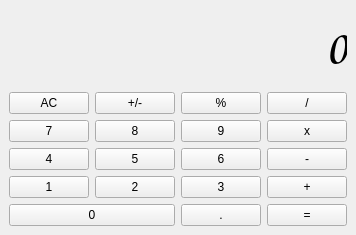
<?xml version="1.0" encoding="UTF-8"?>
<ui version="4.0">
 <class>MainWindow</class>
 <widget class="QMainWindow" name="MainWindow">
  <property name="geometry">
   <rect>
    <x>0</x>
    <y>0</y>
    <width>356</width>
    <height>235</height>
   </rect>
  </property>
  <property name="windowTitle">
   <string>La Calculadora</string>
  </property>
  <widget class="QWidget" name="centralwidget">
   <layout class="QGridLayout" name="gridLayout">
    <item row="4" column="1">
     <widget class="QPushButton" name="btn_2">
      <property name="text">
       <string>2</string>
      </property>
     </widget>
    </item>
    <item row="5" column="0" colspan="2">
     <widget class="QPushButton" name="btn_0">
      <property name="text">
       <string>0</string>
      </property>
     </widget>
    </item>
    <item row="1" column="0">
     <widget class="QPushButton" name="btn_AC">
      <property name="minimumSize">
       <size>
        <width>0</width>
        <height>0</height>
       </size>
      </property>
      <property name="text">
       <string>AC</string>
      </property>
     </widget>
    </item>
    <item row="2" column="3">
     <widget class="QPushButton" name="pushButton_7">
      <property name="text">
       <string>x</string>
      </property>
     </widget>
    </item>
    <item row="4" column="2">
     <widget class="QPushButton" name="btn_3">
      <property name="text">
       <string>3</string>
      </property>
     </widget>
    </item>
    <item row="5" column="2">
     <widget class="QPushButton" name="btn_punto">
      <property name="text">
       <string>.</string>
      </property>
     </widget>
    </item>
    <item row="3" column="1">
     <widget class="QPushButton" name="btn_5">
      <property name="text">
       <string>5</string>
      </property>
     </widget>
    </item>
    <item row="3" column="2">
     <widget class="QPushButton" name="btn_6">
      <property name="text">
       <string>6</string>
      </property>
     </widget>
    </item>
    <item row="2" column="2">
     <widget class="QPushButton" name="btn_9">
      <property name="text">
       <string>9</string>
      </property>
     </widget>
    </item>
    <item row="1" column="3">
     <widget class="QPushButton" name="pushButton_4">
      <property name="text">
       <string>/</string>
      </property>
     </widget>
    </item>
    <item row="2" column="0">
     <widget class="QPushButton" name="btn_7">
      <property name="text">
       <string>7</string>
      </property>
     </widget>
    </item>
    <item row="4" column="0">
     <widget class="QPushButton" name="btn_1">
      <property name="text">
       <string>1</string>
      </property>
     </widget>
    </item>
    <item row="0" column="0" colspan="4">
     <widget class="QLabel" name="lcd">
      <property name="font">
       <font>
        <family>Comic Sans MS</family>
        <pointsize>36</pointsize>
       </font>
      </property>
      <property name="text">
       <string>0</string>
      </property>
      <property name="alignment">
       <set>Qt::AlignRight|Qt::AlignTrailing|Qt::AlignVCenter</set>
      </property>
     </widget>
    </item>
    <item row="3" column="3">
     <widget class="QPushButton" name="pushButton_11">
      <property name="text">
       <string>-</string>
      </property>
     </widget>
    </item>
    <item row="2" column="1">
     <widget class="QPushButton" name="btn_8">
      <property name="text">
       <string>8</string>
      </property>
     </widget>
    </item>
    <item row="1" column="1">
     <widget class="QPushButton" name="pushButton_2">
      <property name="text">
       <string>+/-</string>
      </property>
     </widget>
    </item>
    <item row="1" column="2">
     <widget class="QPushButton" name="pushButton_3">
      <property name="text">
       <string>%</string>
      </property>
     </widget>
    </item>
    <item row="4" column="3">
     <widget class="QPushButton" name="pushButton_15">
      <property name="text">
       <string>+</string>
      </property>
     </widget>
    </item>
    <item row="5" column="3">
     <widget class="QPushButton" name="pushButton_19">
      <property name="text">
       <string>=</string>
      </property>
     </widget>
    </item>
    <item row="3" column="0">
     <widget class="QPushButton" name="btn_4">
      <property name="text">
       <string>4</string>
      </property>
     </widget>
    </item>
   </layout>
  </widget>
 </widget>
 <resources/>
 <connections/>
</ui>
